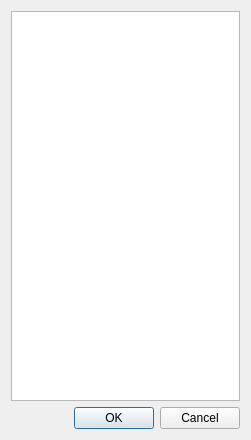
<?xml version="1.0" encoding="UTF-8"?>
<ui version="4.0">
 <class>AddWhileTakingDialog</class>
 <widget class="QWidget" name="AddWhileTakingDialog">
  <property name="geometry">
   <rect>
    <x>0</x>
    <y>0</y>
    <width>251</width>
    <height>440</height>
   </rect>
  </property>
  <property name="windowTitle">
   <string>Добавить время приёма</string>
  </property>
  <layout class="QGridLayout" name="gridLayout">
   <item row="1" column="0">
    <widget class="QDialogButtonBox" name="buttonBox">
     <property name="standardButtons">
      <set>QDialogButtonBox::Cancel|QDialogButtonBox::Ok</set>
     </property>
    </widget>
   </item>
   <item row="0" column="0">
    <widget class="QTableView" name="tblTimeList">
     <property name="editTriggers">
      <set>QAbstractItemView::AllEditTriggers</set>
     </property>
    </widget>
   </item>
  </layout>
 </widget>
 <resources/>
 <connections/>
</ui>
